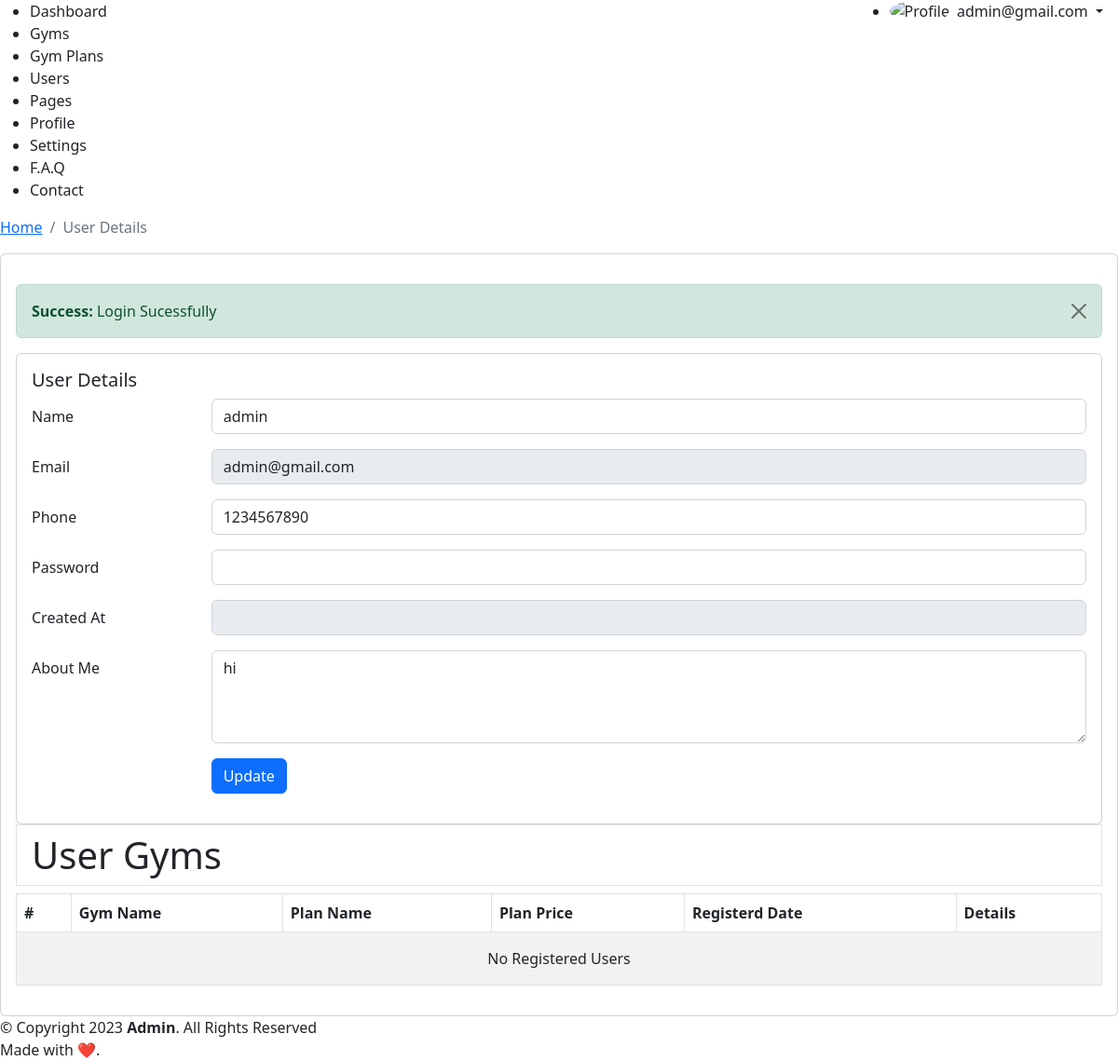
Page /admin/user.php?user_id=1 (signed in) on the committed database.
### tables this page shows
CREATE TABLE `tbl_users` (
  `id` int(11) NOT NULL,
  `name` varchar(255) NOT NULL,
  `email` varchar(255) NOT NULL,
  `password` varchar(255) NOT NULL,
  `phone` varchar(13) NOT NULL,
  `aboutme` text NOT NULL,
  `role` int(11) NOT NULL DEFAULT 1 COMMENT '0-admin\r\n1-user',
  `created_at` varchar(255) NOT NULL
);

### admin/user.php (the view, shortened to what this page needs)
<?php require_once (dirname(__DIR__)) . "/config/conn.php"; ?>
<?php
$helper->IsAccessibleByAdmin();
if(isset($_GET['user_id']) && !empty($_GET['user_id'])){
    $user_id = $_GET['user_id'];
    $sqlUserChk = "SELECT a.* FROM tbl_users a WHERE a.id = $user_id";
    $resultUserChk = $conn -> query($sqlUserChk);
    $rowUser = $resultUserChk -> fetch_assoc();
} else {
    $helper->Redirect(ADMIN_URL . "users.php");
}
?>
<?php
require_once __DIR__ . "/include/layout-start.php";
?>
<section class="section">
    <div class="card">
        <div class="card-body">
            <h5 class="card-title">User Details</h5>
            <form method="post">
                <div class="row mb-3">
                    <label for="inputText" class="col-sm-2 col-form-label">Name</label>
                    <div class="col-sm-10">
                    <input type="text" name="name" class="form-control" value="<?=$rowUser["name"]?>" required>
                    </div>
                </div>
                <div class="row mb-3">
                    <label for="inputText" class="col-sm-2 col-form-label">Email</label>
                    <div class="col-sm-10">
                    <input type="email" name="email" class="form-control" value="<?=$rowUser["email"]?>" required disabled>
                    </div>
                </div>
                <div class="row mb-3">
                    <label for="inputText" class="col-sm-2 col-form-label">Phone</label>
                    <div class="col-sm-10">
                    <input type="text" name="phone" class="form-control" value="<?=$rowUser["phone"]?>" required>
                    </div>
                </div>
                <div class="row mb-3">
                    <label for="inputText" class="col-sm-2 col-form-label">Password</label>
                    <div class="col-sm-10">
                    <input type="password" name="password" class="form-control" value="">
                    </div>
                </div>
                <div class="row mb-3">
                    <label for="inputDate" class="col-sm-2 col-form-label">Created At</label>
                    <div class="col-sm-10">
                    <input type="text" name="date" class="form-control" value="<?=$rowUser["created_at"]?>" required disabled>
                    </div>
                </div>
                <div class="row mb-3">
                    <label for="inputPassword" class="col-sm-2 col-form-label">About Me</label>
                    <div class="col-sm-10">
                    <textarea class="form-control" name="aboutme" style="height: 100px" required><?=$rowUser["aboutme"]?></textarea>
                    </div>
                </div>
                <div class="row mb-3">
                    <label class="col-sm-2 col-form-label"></label>
                    <div class="col-sm-10">
                    <button type="submit" name="update" class="btn btn-primary">Update</button>
                    </div>
                </div>
            </form>
        </div>
    </div>
</section>
<div class="table-responsive">
    <h1 class="py-2 px-3 border border-1">User Gyms</h1>
    <table class="table table-bordered  table-striped">
        <thead>
            <tr>
                <th scope="col">#</th>
                <th scope="col">Gym Name</th>
                <th scope="col">Plan Name</th>
                <th scope="col">Plan Price</th>
                <th scope="col">Registerd Date</th>
                <th scope="col">Details</th>
            </tr>
        </thead>
        <tbody>
            <?php
            $sl = 0;
            ?>
            <?php if($sl == 0) { ?>
                <tr>
                    <td colspan="9">
                        <div class="text-center py-2">
                            No Registered Users
                        </div>
                    </td>
                </tr>
            <?php } ?>
        </tbody>
    </table>
</div>
<?php require_once __DIR__ . "/include/layout-end.php"; ?>

### rows in the picture
tbl_users: name "admin", email "admin@gmail.com", phone "1234567890", aboutme "hi"

### other values in the picture
$_SESSION['email'] "admin@gmail.com"
$title "User Details"
$_SESSION['sucmsg'] "Login Sucessfully"
